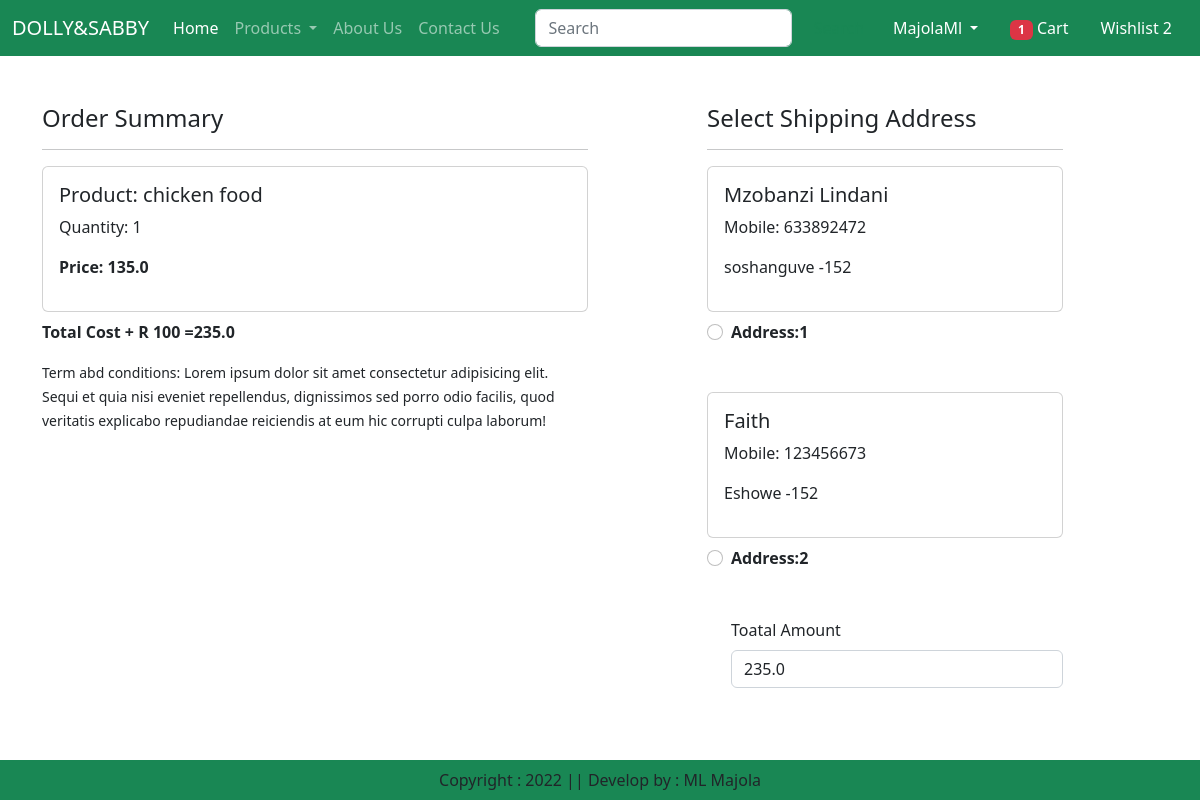
Screenshot of /checkout/ (signed in) with the database file from the repository.
### app/models.py (models this page shows, shortened)
class Cart(models.Model):
    user = models.ForeignKey(User,on_delete=models.CASCADE)
    product = models.ForeignKey(Product,on_delete=models.CASCADE)
    quantity = models.PositiveBigIntegerField(default=1)

class Product(models.Model):
    title = models.CharField(max_length=100)
    price = models.FloatField()
    discounted_price = models.FloatField()
    description = models.TextField()
    composition = models.TextField(default ='')
    prodapp =models.TextField(default ='')
    category  =models.CharField(choices = CATEGORY_CHOICES, max_length=3)
    product_image = models.ImageField(upload_to ='product')

class Customer(models.Model):
    user = models.ForeignKey(User,on_delete =models.CASCADE)
    name = models.CharField(max_length=200)
    locality = models.CharField(max_length=200)
    city = models.CharField(max_length=200)
    mobile = models.IntegerField(default = 0)
    zipcode = models.IntegerField(default = 0)
    state = models.CharField(choices = STATE_CHOICES, max_length=200 ,default ='')

### app/views.py (the view)
# urls.py: path("checkout/",views.checkout.as_view(), name="checkout"),
class checkout(View):
    def get(self,request):
        user = request.user
        totalitem =0
        if request.user.is_authenticated:
            totalitem = len(Cart.objects.filter(user=request.user))
        add = Customer.objects.filter(user = user)
        cart_items =Cart.objects.filter(user=user)
        famount = 0
        for p in cart_items:
            value = p.quantity * p.product.discounted_price
            famount = famount + value
        totalamount = famount + 100
        paypalamount = float(totalamount/18.10)
        data ={"amount":paypalamount, "currency":"USD","receipt":"order_rcptid_12"}
        return render(request,"app/checkout.html",locals())

### app/templates/app/checkout.html (shortened to what this page needs)
{% extends "app/base.html" %}
{% load static  %}
{% block main-content %}
<div class="container">
    <div class="row mt-5">
        <div class="col-sm-6">
            <h4>Order Summary</h4>
            <hr>
            {%for item in cart_items %}
            <div class="card mb-2">
                <div class="card-body">
                    <h5>Product: {{item.product.title}}</h5>
                    <p>Quantity: {{item.quantity}}</p>
                    <p class="fw-bold"> Price: {{item.product.discounted_price}}</p>
                </div>
            </div>
            {% endfor %}
            <p class="fw-bold">Total Cost + R 100 ={{totalamount}}</p>
            <small>Term abd conditions: Lorem ipsum dolor sit amet consectetur adipisicing elit. Sequi et quia nisi eveniet repellendus, dignissimos sed porro odio facilis, quod veritatis explicabo repudiandae reiciendis at eum hic corrupti culpa laborum!</small>
        </div>
        <div class="col-sm-4 offset-sm-1">
            <h4>Select Shipping Address</h4>
            <hr>
            <form method="post" id="myform">
                {% for ad in add %}
                <div class="card">
                    <div class="card-body">
                        <h5>{{ad.name}}</h5>
                        <p>Mobile: {{ad.mobile}}</p>
                        <p>{{ad.locality}} {{ad.sate}} -{{ad.zipcode}}</p>
                    </div>
                </div>
                <div class="form-check mt-2 mb-5">
                    <input class="form-check-input" type="radio" id="custid" name="custadd{{forloop.counter}}" value="{{ad.id}}">
                    <label class="form-check-label fw-bold" for="custadd{{forloop.counter}}"> Address:{{forloop.counter}}</label>
                </div>
                {% endfor %}
                <div class="form-check mb-3">
                    <label for="totamount" class="form-label">Toatal Amount</label>
                    <input type="number" class="form-control" name="totamount" value={{totalamount}} readonly>
                </div>
            </form>
        </div>
    </div>
</div>
{% endblock main-content %}

### rows the page displays
Cart: product "chicken food", quantity "1", product.discounted_price "135.0"
Customer: name "Mzobanzi Lindani", mobile "633892472", locality "soshanguve", zipcode "152"
Customer: name "Faith", mobile "123456673", locality "Eshowe", zipcode "152"

### other values shown
{{ totalitem }} "1"
{{ totalamount }} "235.0"
